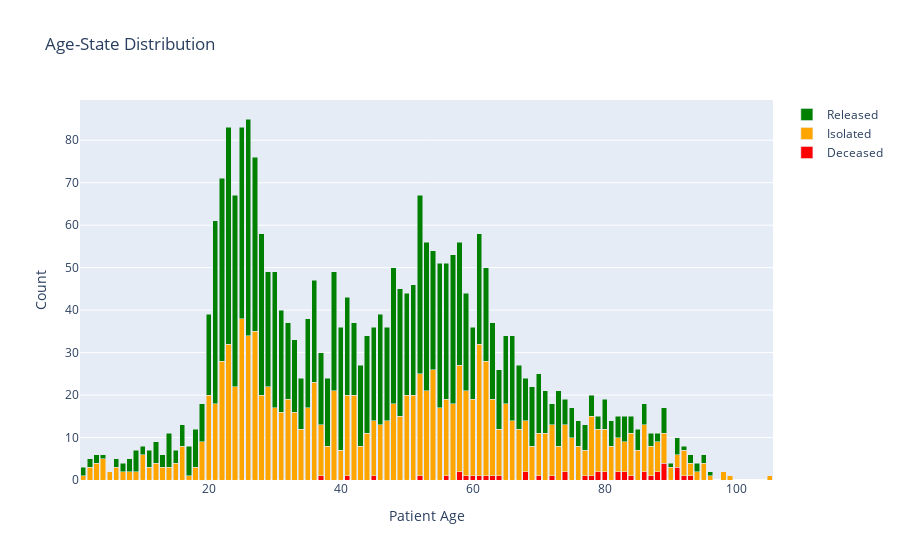

Notebook code cell kept with this figure:
### Code cell
fig = go.Figure(data=[
    go.Bar(name='Deceased', x=age_list, y=state_deceased_list, marker_color='red'),
    go.Bar(name='Isolated', x=age_list, y=state_isolated_list, marker_color='orange'),
    go.Bar(name='Released', x=age_list, y=state_released_list, marker_color='green'),
])
# stack 모드로 barmode 바꿈
fig.update_layout(barmode='stack', title='Age-State Distribution', xaxis_title='Patient Age', yaxis_title='Count')
fig.show()

### Figure 1 — Plotly figure (JSON) as saved in the notebook; plotly's stock layout.template omitted (floating-point values rounded to 4 significant figures)
{"data": [{"marker": {"color": "red"}, "name": "Deceased", "type": "bar", "x": [36, 57, 55, 34, 30, 29, 26, 63, 50, 41, 44, 38, 61, 39, 43, 59, 47, 75, 53, 32, 83, 69, 25, 27, 49, 58, 12, 78, 76, 31, 35, 60, 20, 77, 80, 85, 70, 22, 42, 56, 23, 64, 73, 33, 37, 21, 65, 68, 15, 62, 67, 54, 74, 52, 48, 71, 19, 24, 28, 45, 66, 51, 3, 72, 46, 40, 88, 86, 79, 10, 17, 84, 9, 14, 82, 18, 16, 89, 81, 6, 8, 1, 95, 11, 96, 13, 87, 90, 4, 7, 93, 91, 92, 98, 94, 2, 105, 5, 99], "y": [0, 0, 0, 0, 0, 0, 0, 1, 0, 1, 0, 0, 1, 0, 0, 1, 0, 0, 0, 0, 2, 0, 0, 0, 0, 2, 0, 1, 0, 0, 0, 1, 0, 1, 2, 0, 1, 0, 0, 1, 0, 1, 0, 0, 1, 0, 0, 2, 0, 1, 0, 0, 2, 1, 0, 0, 0, 0, 0, 1, 0, 0, 0, 1, 0, 0, 2, 2, 2, 0, 0, 1, 0, 0, 2, 0, 0, 4, 0, 0, 0, 0, 0, 0, 0, 0, 1, 0, 0, 0, 1, 3, 1, 0, 0, 0, 0, 0, 0]}, {"marker": {"color": "orange"}, "name": "Isolated", "type": "bar", "x": [36, 57, 55, 34, 30, 29, 26, 63, 50, 41, 44, 38, 61, 39, 43, 59, 47, 75, 53, 32, 83, 69, 25, 27, 49, 58, 12, 78, 76, 31, 35, 60, 20, 77, 80, 85, 70, 22, 42, 56, 23, 64, 73, 33, 37, 21, 65, 68, 15, 62, 67, 54, 74, 52, 48, 71, 19, 24, 28, 45, 66, 51, 3, 72, 46, 40, 88, 86, 79, 10, 17, 84, 9, 14, 82, 18, 16, 89, 81, 6, 8, 1, 95, 11, 96, 13, 87, 90, 4, 7, 93, 91, 92, 98, 94, 2, 105, 5, 99], "y": [23, 18, 17, 12, 17, 22, 34, 18, 20, 19, 11, 8, 31, 21, 8, 20, 14, 10, 21, 19, 7, 8, 38, 35, 15, 25, 4, 14, 8, 16, 17, 18, 20, 6, 10, 7, 10, 28, 20, 18, 32, 11, 8, 16, 12, 18, 18, 12, 4, 27, 12, 26, 11, 24, 18, 11, 9, 22, 20, 13, 14, 20, 4, 12, 13, 7, 7, 11, 10, 6, 1, 10, 2, 3, 8, 3, 8, 7, 8, 3, 2, 1, 4, 3, 1, 3, 7, 3, 5, 2, 3, 3, 6, 2, 2, 3, 1, 2, 1]}, {"marker": {"color": "green"}, "name": "Released", "type": "bar", "x": [36, 57, 55, 34, 30, 29, 26, 63, 50, 41, 44, 38, 61, 39, 43, 59, 47, 75, 53, 32, 83, 69, 25, 27, 49, 58, 12, 78, 76, 31, 35, 60, 20, 77, 80, 85, 70, 22, 42, 56, 23, 64, 73, 33, 37, 21, 65, 68, 15, 62, 67, 54, 74, 52, 48, 71, 19, 24, 28, 45, 66, 51, 3, 72, 46, 40, 88, 86, 79, 10, 17, 84, 9, 14, 82, 18, 16, 89, 81, 6, 8, 1, 95, 11, 96, 13, 87, 90, 4, 7, 93, 91, 92, 98, 94, 2, 105, 5, 99], "y": [24, 35, 34, 12, 32, 27, 51, 18, 24, 23, 23, 16, 26, 28, 19, 23, 22, 7, 35, 18, 6, 14, 45, 41, 30, 29, 5, 5, 6, 24, 21, 17, 19, 6, 7, 5, 14, 43, 17, 32, 51, 14, 13, 17, 17, 43, 16, 10, 3, 22, 15, 28, 6, 42, 32, 10, 9, 45, 38, 22, 20, 26, 2, 5, 26, 29, 2, 5, 3, 2, 7, 4, 5, 8, 5, 9, 5, 6, 6, 2, 3, 2, 2, 4, 1, 3, 3, 1, 1, 2, 2, 4, 1, 0, 2, 2, 0, 0, 0]}], "layout": {"autosize": true, "barmode": "stack", "title": {"text": "Age-State Distribution"}, "xaxis": {"autorange": true, "range": [0.5, 105.5], "title": {"text": "Patient Age"}, "type": "linear"}, "yaxis": {"autorange": true, "range": [0, 89.47], "title": {"text": "Count"}, "type": "linear"}}}
